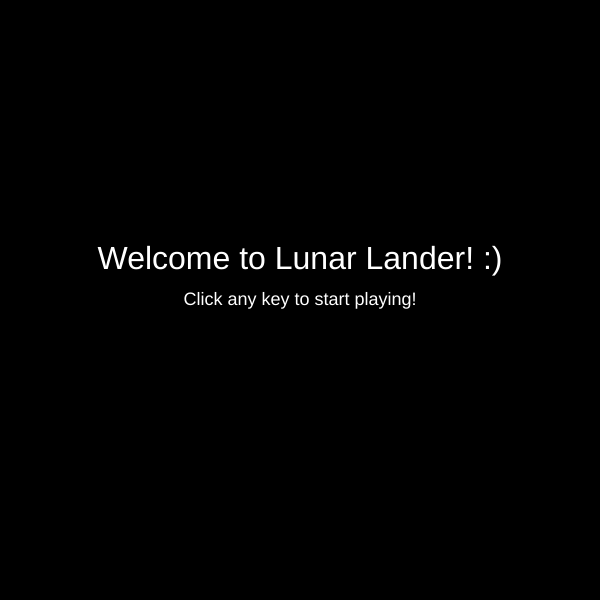
Frame 1 (no input)
Frame 60 (no input): identical to frame 1, image omitted
Frame 120 (the mouse pressed at the canvas centre since frame 60): identical to frame 1, image omitted

The p5.js sketch that drew this single still picture (run headless with seeded random() and noise() and a simulated clock; from frame 60 on, the mouse is pressed at the canvas centre):

// p5.js sketch
// ── sketch.js
let state = "start";
let groundY = 550;
let lander;
let gravity = 0.1;  // Constant gravity force – Inspired by The Coding Train: https://www.youtube.com/watch?v=6vHkI4fZJ6Q
let resultText = "";

function setup() {
  createCanvas(600, 600);   // Creates canvas – p5.js: https://p5js.org/reference/#/p5/createCanvas
  lander = new Lander();
}

function draw() {
  background(0);

  if (state === "start") {
    fill(255);
    textAlign(CENTER, CENTER);  // W3Schools: https://www.w3schools.com/graphics/canvas_text.asp
    textSize(32);
    text("Welcome to Lunar Lander! :)", width / 2, height / 2 - 40);
    textSize(18);
    text("Click any key to start playing!", width / 2, height / 2);
  } else if (state === "play") {
    drawMoon();             // Draws the moon surface and craters
    lander.update();           // Updates landers physics
    lander.display();      // Draws the lander
    checkLanding();          // Checks winor lose conditions
  } else if (state === "result") {
    fill(255);
    textAlign(CENTER, CENTER);
    textSize(28);
    text(resultText, width / 2, height / 2);
    textSize(18);
    text("Click any key to play again!", width / 2, height / 2 + 40);
  }
}

function drawMoon() {
  fill(80);
  rect(0, groundY, width, height - groundY);
  fill(60);
  ellipse(100, groundY + 20, 40, 15);    // Craters – p5.js: https://p5js.org/reference/#/p5/ellipse
  ellipse(300, groundY + 10, 60, 20);
  ellipse(500, groundY + 25, 35, 12);
}

function keyPressed() {
  if (state === "start" || state === "result") {
    lander = new Lander();  // Restart the game
    state = "play";
  } else if (state === "play") {
    if (key === ' ' || keyCode === DOWN_ARROW) {
      lander.thrusting = true;  // Start thrust – Based on idea from: https://www.youtube.com/watch?v=6vHkI4fZJ6Q
    }
  }
}

function keyReleased() {
  if (state === "play") {
    if (key === ' ' || keyCode === DOWN_ARROW) {
      lander.thrusting = false;   // Stop thrust – was Chatgpt suggestion using keyReleased for better and smoother controls
    }
  }
}

function checkLanding() {
  if (lander.y + lander.size / 2 >= groundY) {
    lander.y = groundY - lander.size / 2; // This to stops it on the ground
    if (lander.vel < 2) {
      resultText = "You landed safely! Yay!!";
    } else {
      resultText = "You crashed! :'(";
    }
    state = "result";
  }
}

// ── lander.js
class Lander {
    constructor() {
      this.x = width / 2;
      this.y = 100;
      this.vel = 0;
      this.size = 40;
      this.thrusting = false; 
    } // ChatGPT helped define constructor defaults clearly
  
    update() {
      if (this.thrusting) {
        this.vel -= 0.2;   // Thrust reduces velocity –  Lunar Lander logic From The Coding Train: https://www.youtube.com/watch?v=6vHkI4fZJ6Q
      }
  
      this.vel += gravity;
      this.y += this.vel;
    }
  
    display() {
      fill(255);
      ellipse(this.x, this.y, this.size);  // Draw lander body – p5.js: https://p5js.org/reference/#/p5/ellipse
  
      
      textSize(14);
      fill(255);
      text("Speed: " + this.vel.toFixed(2), 10, 20);   // Show speed – ChatGPT suggested for debugging, after my old code didnt do the job.
  
     
      if (this.thrusting) {   // Draw flame effect when thrusting – Inspired by p5.js triangle() 
        fill(255, 150, 0);
        triangle(this.x - 10, this.y + this.size / 2,
                 this.x + 10, this.y + this.size / 2,
                 this.x, this.y + this.size / 2 + 20);
      }
    }
  }
  
